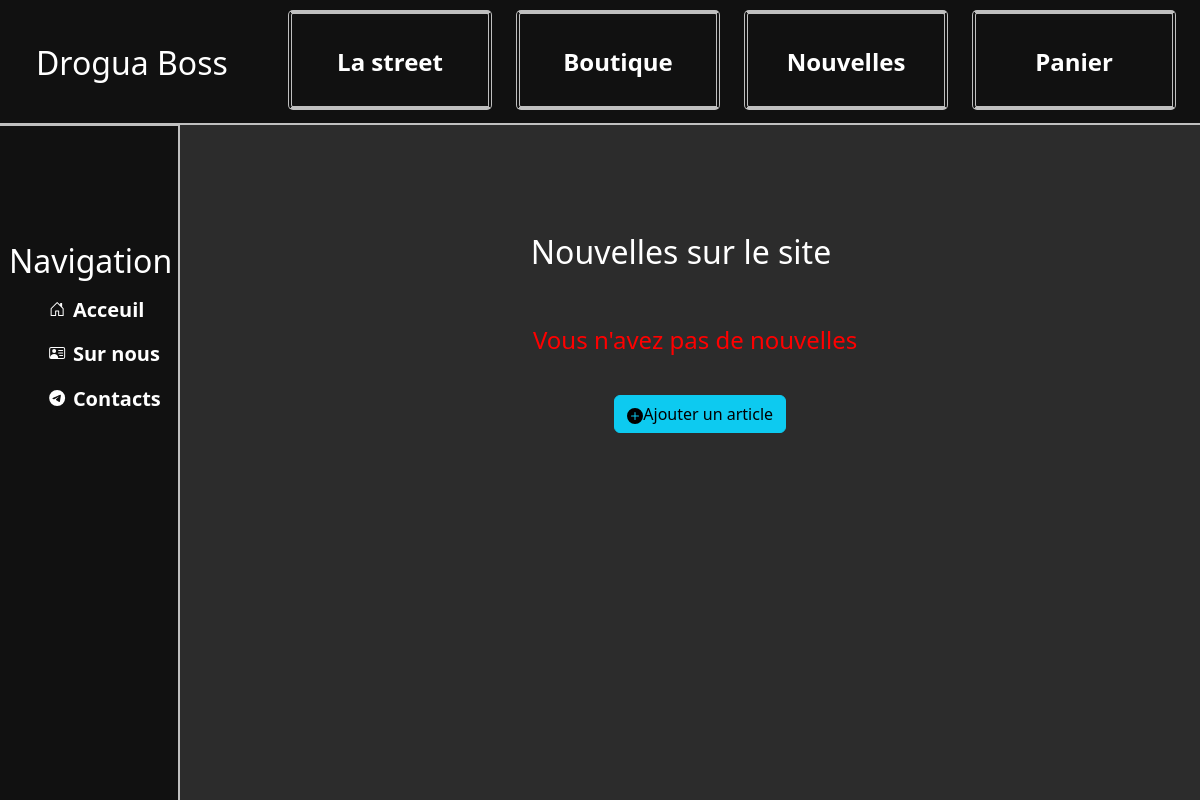
Before: /news/ with the older database file.
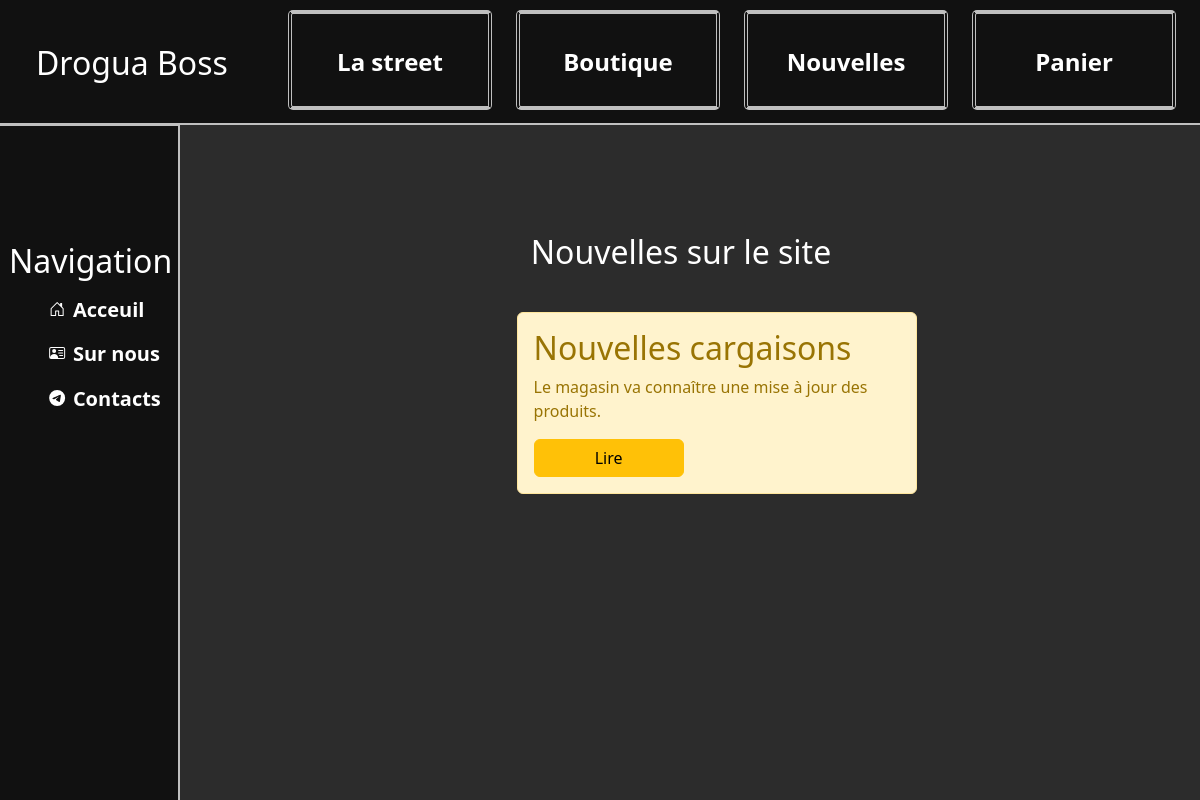
After: the same page with the newer database file.
### programs/models.py (models this page shows, shortened)
class Articles(models.Model):
    title = models.CharField('Titre', max_length=50)
    description = models.CharField('Description', max_length=250)
    full_text = models.TextField('Le contenu')
    date = models.DateField('Date de publication')
    author = models.ForeignKey(Users, on_delete=models.CASCADE)

### programs/views.py (the view)
# urls.py: path('', views.index, name='news_home'),
def index(request):
    news = Articles.objects.order_by('-date')
    return render(request, 'programs/news_home.html', {'news': news})

### programs/templates/programs/news_home.html (shortened to what this page needs)
{% extends 'main/layout.html' %}
{% block content %}
<h2 id="h2_news">Nouvelles sur le site</h2>
{% if news %}
    {% for el in news %}
        <div class="alert alert-warning news_affiche" >
            <h2>{{ el.title }}</h2>
            <p>{{ el.description }}</p>
            <a href="{% url 'news-detail' el.id %}" class="btn btn-warning">Lire</a>
        </div>
    {% endfor %}
{% else %}
    <p id="no_news">Vous n'avez pas de nouvelles</p>
    <a href="{% url 'create' %}"><button class="btn btn-info" id="news-else"><svg xmlns="http://www.w3.org/2000/svg" width="16" height="16" fill="currentColor" class="bi bi-plus-circle-fill" viewBox="0 0 16 16">
  <path d="M16 8A8 8 0 1 1 0 8a8 8 0 0 1 16 0zM8.5 4.5a.5.5 0 0 0-1 0v3h-3a.5.5 0 0 0 0 1h3v3a.5.5 0 0 0 1 0v-3h3a.5.5 0 0 0 0-1h-3v-3z"/>
  </svg>Ajouter un article</button></a></li>
{% endif %}
{% endblock %}

Changed rows visible on the page:
added Articles: title "Nouvelles cargaisons", description "Le magasin va connaître une mise à jour des produits."
Other visible differences:
text no longer shown: "Vous n'avez pas de nouvelles Ajouter un article"
